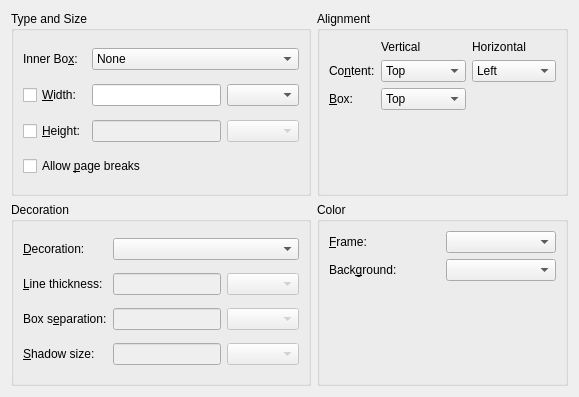
<?xml version="1.0" encoding="UTF-8"?>
<ui version="4.0">
 <class>BoxUi</class>
 <widget class="QWidget" name="BoxUi">
  <property name="geometry">
   <rect>
    <x>0</x>
    <y>0</y>
    <width>579</width>
    <height>397</height>
   </rect>
  </property>
  <property name="windowTitle">
   <string/>
  </property>
  <property name="sizeGripEnabled" stdset="0">
   <bool>true</bool>
  </property>
  <layout class="QGridLayout" name="gridLayout_5">
   <item row="0" column="0">
    <widget class="QGroupBox" name="TypesizeGB">
     <property name="title">
      <string>Type and Size</string>
     </property>
     <property name="flat">
      <bool>true</bool>
     </property>
     <layout class="QGridLayout" name="gridLayout_3">
      <item row="1" column="1">
       <widget class="QLineEdit" name="widthED">
        <property name="toolTip">
         <string>Width value</string>
        </property>
        <property name="inputMethodHints">
         <set>Qt::ImhDigitsOnly</set>
        </property>
       </widget>
      </item>
      <item row="1" column="2">
       <widget class="lyx::frontend::LengthCombo" name="widthUnitsLC">
        <property name="inputMethodHints">
         <set>Qt::ImhLatinOnly</set>
        </property>
       </widget>
      </item>
      <item row="2" column="0">
       <widget class="QCheckBox" name="heightCB">
        <property name="toolTip">
         <string/>
        </property>
        <property name="text">
         <string>&amp;Height:</string>
        </property>
        <property name="checked">
         <bool>false</bool>
        </property>
        <property name="tristate">
         <bool>false</bool>
        </property>
       </widget>
      </item>
      <item row="1" column="0">
       <widget class="QCheckBox" name="widthCB">
        <property name="toolTip">
         <string/>
        </property>
        <property name="text">
         <string>&amp;Width:</string>
        </property>
        <property name="checked">
         <bool>false</bool>
        </property>
        <property name="tristate">
         <bool>false</bool>
        </property>
       </widget>
      </item>
      <item row="0" column="0">
       <widget class="QLabel" name="innerBoxLA">
        <property name="toolTip">
         <string/>
        </property>
        <property name="text">
         <string>Inner Bo&amp;x:</string>
        </property>
        <property name="buddy">
         <cstring>innerBoxCO</cstring>
        </property>
       </widget>
      </item>
      <item row="0" column="1" colspan="2">
       <widget class="QComboBox" name="innerBoxCO">
        <property name="toolTip">
         <string>Inner box type</string>
        </property>
        <item>
         <property name="text">
          <string>None</string>
         </property>
        </item>
        <item>
         <property name="text">
          <string>Parbox</string>
         </property>
        </item>
        <item>
         <property name="text">
          <string>Minipage</string>
         </property>
        </item>
       </widget>
      </item>
      <item row="3" column="0" colspan="2">
       <widget class="QCheckBox" name="pagebreakCB">
        <property name="toolTip">
         <string>Check this if the box should break across pages</string>
        </property>
        <property name="text">
         <string>Allow &amp;page breaks</string>
        </property>
       </widget>
      </item>
      <item row="2" column="2">
       <widget class="lyx::frontend::LengthCombo" name="heightUnitsLC">
        <property name="enabled">
         <bool>false</bool>
        </property>
       </widget>
      </item>
      <item row="2" column="1">
       <widget class="QLineEdit" name="heightED">
        <property name="enabled">
         <bool>false</bool>
        </property>
        <property name="toolTip">
         <string>Height value</string>
        </property>
        <property name="inputMethodHints">
         <set>Qt::ImhDigitsOnly</set>
        </property>
       </widget>
      </item>
     </layout>
    </widget>
   </item>
   <item row="0" column="1">
    <widget class="QGroupBox" name="AlignmentGB">
     <property name="title">
      <string>Alignment</string>
     </property>
     <property name="flat">
      <bool>true</bool>
     </property>
     <layout class="QGridLayout" name="gridLayout_2">
      <item row="0" column="2">
       <widget class="QLabel" name="halignLA">
        <property name="toolTip">
         <string>Horizontal alignment of the content inside the box</string>
        </property>
        <property name="text">
         <string>Horizontal</string>
        </property>
       </widget>
      </item>
      <item row="0" column="1">
       <widget class="QLabel" name="ialignLA">
        <property name="toolTip">
         <string>Vertical alignment of the content inside the box</string>
        </property>
        <property name="text">
         <string>Vertical</string>
        </property>
       </widget>
      </item>
      <item row="1" column="0">
       <widget class="QLabel" name="label">
        <property name="text">
         <string>Co&amp;ntent:</string>
        </property>
        <property name="buddy">
         <cstring>ialignCO</cstring>
        </property>
       </widget>
      </item>
      <item row="2" column="0">
       <widget class="QLabel" name="valignLA">
        <property name="toolTip">
         <string>Vertical alignment of the box (with regard to baseline)</string>
        </property>
        <property name="text">
         <string>&amp;Box:</string>
        </property>
        <property name="buddy">
         <cstring>valignCO</cstring>
        </property>
       </widget>
      </item>
      <item row="1" column="1">
       <widget class="QComboBox" name="ialignCO">
        <property name="enabled">
         <bool>true</bool>
        </property>
        <property name="sizePolicy">
         <sizepolicy hsizetype="Expanding" vsizetype="Fixed">
          <horstretch>0</horstretch>
          <verstretch>0</verstretch>
         </sizepolicy>
        </property>
        <property name="toolTip">
         <string>Vertical alignment of the content inside the box</string>
        </property>
        <item>
         <property name="text">
          <string>Top</string>
         </property>
        </item>
        <item>
         <property name="text">
          <string>Middle</string>
         </property>
        </item>
        <item>
         <property name="text">
          <string>Bottom</string>
         </property>
        </item>
        <item>
         <property name="text">
          <string>Stretch</string>
         </property>
        </item>
       </widget>
      </item>
      <item row="2" column="1">
       <widget class="QComboBox" name="valignCO">
        <property name="enabled">
         <bool>true</bool>
        </property>
        <property name="toolTip">
         <string>Vertical alignment of the box (with regard to baseline)</string>
        </property>
        <item>
         <property name="text">
          <string>Top</string>
         </property>
        </item>
        <item>
         <property name="text">
          <string>Middle</string>
         </property>
        </item>
        <item>
         <property name="text">
          <string>Bottom</string>
         </property>
        </item>
       </widget>
      </item>
      <item row="1" column="2">
       <widget class="QComboBox" name="halignCO">
        <property name="enabled">
         <bool>true</bool>
        </property>
        <property name="sizePolicy">
         <sizepolicy hsizetype="Expanding" vsizetype="Fixed">
          <horstretch>0</horstretch>
          <verstretch>0</verstretch>
         </sizepolicy>
        </property>
        <property name="toolTip">
         <string>Horizontal alignment of the content inside the box</string>
        </property>
        <item>
         <property name="text">
          <string>Left</string>
         </property>
        </item>
        <item>
         <property name="text">
          <string>Center</string>
         </property>
        </item>
        <item>
         <property name="text">
          <string>Right</string>
         </property>
        </item>
       </widget>
      </item>
      <item row="3" column="1">
       <spacer name="verticalSpacer_2">
        <property name="orientation">
         <enum>Qt::Vertical</enum>
        </property>
        <property name="sizeHint" stdset="0">
         <size>
          <width>20</width>
          <height>40</height>
         </size>
        </property>
       </spacer>
      </item>
     </layout>
    </widget>
   </item>
   <item row="1" column="0">
    <widget class="QGroupBox" name="DecorationGB">
     <property name="title">
      <string>Decoration</string>
     </property>
     <property name="flat">
      <bool>true</bool>
     </property>
     <layout class="QGridLayout" name="gridLayout">
      <item row="0" column="1" colspan="2">
       <widget class="QComboBox" name="typeCO">
        <property name="toolTip">
         <string>Decoration box types</string>
        </property>
       </widget>
      </item>
      <item row="1" column="1">
       <widget class="QLineEdit" name="thicknessED">
        <property name="enabled">
         <bool>false</bool>
        </property>
        <property name="toolTip">
         <string>Thickness value</string>
        </property>
       </widget>
      </item>
      <item row="1" column="0">
       <widget class="QLabel" name="thicknessLA">
        <property name="text">
         <string>&amp;Line thickness:</string>
        </property>
        <property name="buddy">
         <cstring>thicknessED</cstring>
        </property>
       </widget>
      </item>
      <item row="2" column="1">
       <widget class="QLineEdit" name="separationED">
        <property name="enabled">
         <bool>false</bool>
        </property>
        <property name="toolTip">
         <string>Separation value</string>
        </property>
       </widget>
      </item>
      <item row="2" column="0">
       <widget class="QLabel" name="separationLA">
        <property name="text">
         <string>Box s&amp;eparation:</string>
        </property>
        <property name="buddy">
         <cstring>separationED</cstring>
        </property>
       </widget>
      </item>
      <item row="0" column="0">
       <widget class="QLabel" name="typeLA">
        <property name="toolTip">
         <string/>
        </property>
        <property name="text">
         <string>&amp;Decoration:</string>
        </property>
        <property name="buddy">
         <cstring>typeCO</cstring>
        </property>
       </widget>
      </item>
      <item row="3" column="0">
       <widget class="QLabel" name="shadowsizeLA">
        <property name="text">
         <string>&amp;Shadow size:</string>
        </property>
        <property name="buddy">
         <cstring>shadowsizeED</cstring>
        </property>
       </widget>
      </item>
      <item row="1" column="2">
       <widget class="lyx::frontend::LengthCombo" name="thicknessUnitsLC">
        <property name="enabled">
         <bool>false</bool>
        </property>
        <property name="inputMethodHints">
         <set>Qt::ImhDigitsOnly</set>
        </property>
       </widget>
      </item>
      <item row="2" column="2">
       <widget class="lyx::frontend::LengthCombo" name="separationUnitsLC">
        <property name="enabled">
         <bool>false</bool>
        </property>
        <property name="inputMethodHints">
         <set>Qt::ImhDigitsOnly</set>
        </property>
       </widget>
      </item>
      <item row="3" column="2">
       <widget class="lyx::frontend::LengthCombo" name="shadowsizeUnitsLC">
        <property name="enabled">
         <bool>false</bool>
        </property>
        <property name="inputMethodHints">
         <set>Qt::ImhDigitsOnly</set>
        </property>
       </widget>
      </item>
      <item row="3" column="1">
       <widget class="QLineEdit" name="shadowsizeED">
        <property name="enabled">
         <bool>false</bool>
        </property>
        <property name="toolTip">
         <string>Size value</string>
        </property>
       </widget>
      </item>
     </layout>
    </widget>
   </item>
   <item row="1" column="1">
    <widget class="QGroupBox" name="colorGB">
     <property name="title">
      <string>Color</string>
     </property>
     <property name="flat">
      <bool>true</bool>
     </property>
     <layout class="QGridLayout" name="gridLayout_4">
      <item row="1" column="0">
       <widget class="QLabel" name="backgroundColorLA">
        <property name="text">
         <string>Back&amp;ground:</string>
        </property>
        <property name="buddy">
         <cstring>backgroundColorCO</cstring>
        </property>
       </widget>
      </item>
      <item row="0" column="1">
       <widget class="lyx::frontend::ColorsCombo" name="frameColorCO">
        <property name="inputMethodHints">
         <set>Qt::ImhDigitsOnly|Qt::ImhLatinOnly</set>
        </property>
        <property name="maxVisibleItems">
         <number>20</number>
        </property>
       </widget>
      </item>
      <item row="0" column="0">
       <widget class="QLabel" name="frameColorLA">
        <property name="text">
         <string>&amp;Frame:</string>
        </property>
        <property name="buddy">
         <cstring>frameColorCO</cstring>
        </property>
       </widget>
      </item>
      <item row="2" column="1">
       <spacer name="verticalSpacer">
        <property name="orientation">
         <enum>Qt::Vertical</enum>
        </property>
        <property name="sizeHint" stdset="0">
         <size>
          <width>20</width>
          <height>40</height>
         </size>
        </property>
       </spacer>
      </item>
      <item row="1" column="1">
       <widget class="lyx::frontend::ColorsCombo" name="backgroundColorCO">
        <property name="inputMethodHints">
         <set>Qt::ImhDigitsOnly|Qt::ImhLatinOnly</set>
        </property>
        <property name="maxVisibleItems">
         <number>20</number>
        </property>
       </widget>
      </item>
     </layout>
    </widget>
   </item>
  </layout>
 </widget>
 <customwidgets>
  <customwidget>
   <class>lyx::frontend::ColorsCombo</class>
   <extends>QComboBox</extends>
   <header>ColorsCombo.h</header>
  </customwidget>
  <customwidget>
   <class>lyx::frontend::LengthCombo</class>
   <extends>QComboBox</extends>
   <header>LengthCombo.h</header>
  </customwidget>
 </customwidgets>
 <tabstops>
  <tabstop>innerBoxCO</tabstop>
  <tabstop>widthCB</tabstop>
  <tabstop>widthED</tabstop>
  <tabstop>widthUnitsLC</tabstop>
  <tabstop>heightCB</tabstop>
  <tabstop>heightED</tabstop>
  <tabstop>heightUnitsLC</tabstop>
  <tabstop>pagebreakCB</tabstop>
  <tabstop>ialignCO</tabstop>
  <tabstop>halignCO</tabstop>
  <tabstop>valignCO</tabstop>
  <tabstop>typeCO</tabstop>
  <tabstop>thicknessED</tabstop>
  <tabstop>thicknessUnitsLC</tabstop>
  <tabstop>separationED</tabstop>
  <tabstop>separationUnitsLC</tabstop>
  <tabstop>shadowsizeED</tabstop>
  <tabstop>shadowsizeUnitsLC</tabstop>
 </tabstops>
 <includes>
  <include location="local">qt_i18n.h</include>
 </includes>
 <resources/>
 <connections>
  <connection>
   <sender>heightCB</sender>
   <signal>toggled(bool)</signal>
   <receiver>heightED</receiver>
   <slot>setEnabled(bool)</slot>
   <hints>
    <hint type="sourcelabel">
     <x>75</x>
     <y>83</y>
    </hint>
    <hint type="destinationlabel">
     <x>171</x>
     <y>83</y>
    </hint>
   </hints>
  </connection>
  <connection>
   <sender>heightCB</sender>
   <signal>toggled(bool)</signal>
   <receiver>heightUnitsLC</receiver>
   <slot>setEnabled(bool)</slot>
   <hints>
    <hint type="sourcelabel">
     <x>86</x>
     <y>100</y>
    </hint>
    <hint type="destinationlabel">
     <x>283</x>
     <y>100</y>
    </hint>
   </hints>
  </connection>
 </connections>
</ui>
